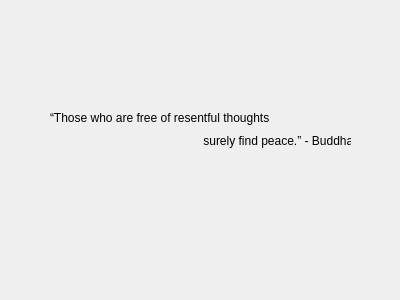
<?xml version="1.0" encoding="UTF-8"?>
<ui version="4.0">
 <class>ProgressIndicator</class>
 <widget class="QDialog" name="ProgressIndicator">
  <property name="geometry">
   <rect>
    <x>0</x>
    <y>0</y>
    <width>400</width>
    <height>300</height>
   </rect>
  </property>
  <property name="windowTitle">
   <string>Dialog</string>
  </property>
  <widget class="QLabel" name="label">
   <property name="geometry">
    <rect>
     <x>50</x>
     <y>110</y>
     <width>231</width>
     <height>16</height>
    </rect>
   </property>
   <property name="text">
    <string>“Those who are free of resentful thoughts</string>
   </property>
  </widget>
  <widget class="QLabel" name="label_2">
   <property name="geometry">
    <rect>
     <x>200</x>
     <y>130</y>
     <width>151</width>
     <height>21</height>
    </rect>
   </property>
   <property name="text">
    <string> surely find peace.” - Buddha</string>
   </property>
  </widget>
 </widget>
 <resources/>
 <connections/>
</ui>
